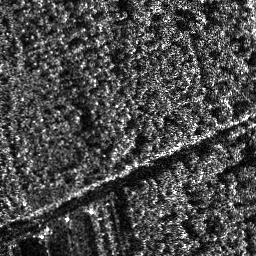
#> input picture data/sar1.png, 256 x 256 px, found by its file name
$ python sift.py
#> lines starting #> are read from the running program, lines starting #| are printed output that depends on the picture
import cv2
from sklearn.decomposition import PCA
from sklearn.preprocessing import StandardScaler
from os import getcwd
import matplotlib.pyplot as plt
from PIL import Image

import warnings

warnings.filterwarnings("ignore")  # 忽略警告
import numpy as np
import matplotlib.pyplot as plt
from PIL import Image


def convolve(kernel, img, padding, strides):
    '''
    :param kernel:  输入的核函数
    :param img:    输入的图片
    :param padding:  需要填充的位置
    :param strides:   高斯核移动的步长
    :return:   返回卷积的结果
    '''
    result = None
    kernel_size = kernel.shape
    img_size = img.shape
    if len(img_size) == 3:  # 三通道图片就对每通道分别卷积  dstack和并
        channel = []
        for i in range(img_size[-1]):
            pad_img = np.pad(img[:, :, i], ((padding[0], padding[1]), (padding[2], padding[3])), 'constant')
            temp = []
            for j in range(0, img_size[0], strides[1]):
                temp.append([])
                for k in range(0, img_size[1], strides[0]):
                    val = (kernel * pad_img[j * strides[1]:j * strides[1] + kernel_size[0],
                                    k * strides[0]:k * strides[0] + kernel_size[1]]).sum()
                    temp[-1].append(val)
            channel.append(np.array(temp))

        channel = tuple(channel)
        result = np.dstack(channel)
    elif len(img_size) == 2:
        channel = []
        pad_img = np.pad(img, ((padding[0], padding[1]), (padding[2], padding[3])),
                         'constant')  # pad是填充函数 边界处卷积需要对边界外根据高斯核大小填0
        for j in range(0, img_size[0], strides[1]):  # 第j列 strides 是步长 本例步长为1 相当于遍历
            channel.append([])
            for k in range(0, img_size[1], strides[0]):  # 第i行
                val = (kernel * pad_img[j * strides[1]:j * strides[1] + kernel_size[0],
                                k * strides[0]:k * strides[0] + kernel_size[1]]).sum()  # 卷积的定义 相当于用高斯核做加权和
                channel[-1].append(val)

        result = np.array(channel)

    return result

# 函数1.1.1 undersampling
# 降采样,隔点取点
def undersampling(img, step=2):
    '''
    临近降采样
    :param img: 输入图片
    :param step: 降采样步长 默认为2（缩小两倍）
    :return: 返回降采样结果
    '''
    return img[::step, ::step]

# 函数1.1.2 GuassianKernel
# 产生高斯核
def GuassianKernel(sigma, dim):
    '''
    :param sigma: 标准差
    :param dim: 高斯核的纬度(必须是个奇数)
    :return: 返回高斯核
    '''
    temp = [t - (dim // 2) for t in range(dim)]  # 生成二维高斯的x与y
    assistant = []
    for i in range(dim):
        assistant.append(temp)
    assistant = np.array(assistant)
    temp = 2 * sigma * sigma
    result = (1.0 / (temp * np.pi)) * np.exp(-(assistant ** 2 + (assistant.T) ** 2) / temp)  # 二维高斯公式
    return result

# 函数1.1，getDoG
# 得到高斯金字塔和高斯差分金字塔
def getDoG(img, n, sigma0, S=None, O=None):
    '''
    :param img: 输入的图像
    :param sigma0: 输入的sigma
    :param n: 有几层用于提取特征
    :param S: 金字塔每层有几张gauss滤波后的图像
    :param O: 金字塔有几层
    :return: 返回差分高斯金字塔和高斯金字塔
    '''
    if S == None:
        S = n + 3  # 至少有4张 （第一张和最后一张高斯金字塔无法提取特征，差分以后的第一张和最后一张也无法提取特征）
    if O == None:
        O = int(np.log2(min(img.shape[0], img.shape[1]))) - 3  # 计算最大可以计算多少层 O=log2（min(img长，img宽））-3

    k = 2 ** (1.0 / n)
    sigma = [[(k ** s) * sigma0 * (1 << o) for s in range(S)] for o in range(O)]  # 每一层 sigma按照 k^1/s * sigama0  排列 下一层的sigma都要比上一层sigma大两倍
    sample = [undersampling(img, 1 << o) for o in range(O)]  # 降采样取图片作为该层的输入

    Guass_Pyramid = []
    for i in range(O):
        Guass_Pyramid.append([])  # 申明二维空数组
        for j in range(S):
            dim = int(6*sigma[i][j] + 1) # 上网查找相关信息 高斯核大小随sigma变化的效果更好
            #dim = int(9)
            if dim % 2 == 0:  # 防止输入的高斯核不是奇数
                dim += 1
            Guass_Pyramid[-1].append(convolve(GuassianKernel(sigma[i][j], dim), sample[i], [dim // 2, dim // 2, dim // 2, dim // 2], [1, 1]))  # 在第i层添加第j张 经过高斯卷积的 该图片四周扩展 5//2=2 用于高斯卷积
    DoG_Pyramid = [[Guass_Pyramid[o][s + 1] - Guass_Pyramid[o][s] for s in range(S - 1)] for o in range(O)]  #每一层中 上一张减去下一张得到高斯核

    return DoG_Pyramid, Guass_Pyramid, O  # 返回高斯金字塔和高斯差分金字塔

# 函数2.1.1 adjustLocalExtrema
# 功能：通过泰勒展开精调位置精调位置
def adjustLocalExtrema(DoG, o, s, x, y, contrastThreshold, edgeThreshold, sigma, n, SIFT_FIXPT_SCALE):
    SIFT_MAX_INTERP_STEPS = 5
    SIFT_IMG_BORDER = 5

    point = []

    img_scale = 1.0 / (255 * SIFT_FIXPT_SCALE)
    deriv_scale = img_scale * 0.5
    second_deriv_scale = img_scale
    cross_deriv_scale = img_scale * 0.25

    img = DoG[o][s]
    i = 0
    while i < SIFT_MAX_INTERP_STEPS:
        if s < 1 or s > n or y < SIFT_IMG_BORDER or y >= img.shape[1] - SIFT_IMG_BORDER or x < SIFT_IMG_BORDER or x >= \
                img.shape[0] - SIFT_IMG_BORDER:
            return None, None, None, None

        img = DoG[o][s]
        prev = DoG[o][s - 1]
        next = DoG[o][s + 1]

        dD = [(img[x, y + 1] - img[x, y - 1]) * deriv_scale,
              (img[x + 1, y] - img[x - 1, y]) * deriv_scale,
              (next[x, y] - prev[x, y]) * deriv_scale]

        v2 = img[x, y] * 2
        dxx = (img[x, y + 1] + img[x, y - 1] - v2) * second_deriv_scale
        dyy = (img[x + 1, y] + img[x - 1, y] - v2) * second_deriv_scale
        dss = (next[x, y] + prev[x, y] - v2) * second_deriv_scale
        dxy = (img[x + 1, y + 1] - img[x + 1, y - 1] - img[x - 1, y + 1] + img[x - 1, y - 1]) * cross_deriv_scale
        dxs = (next[x, y + 1] - next[x, y - 1] - prev[x, y + 1] + prev[x, y - 1]) * cross_deriv_scale
        dys = (next[x + 1, y] - next[x - 1, y] - prev[x + 1, y] + prev[x - 1, y]) * cross_deriv_scale

        H = [[dxx, dxy, dxs],
             [dxy, dyy, dys],
             [dxs, dys, dss]]

        X = np.matmul(np.linalg.pinv(np.array(H)), np.array(dD))

        xi = -X[2]
        xr = -X[1]
        xc = -X[0]

        if np.abs(xi) < 0.5 and np.abs(xr) < 0.5 and np.abs(xc) < 0.5:
            break

        y += int(np.round(xc))
        x += int(np.round(xr))
        s += int(np.round(xi))

        i += 1

    if i >= SIFT_MAX_INTERP_STEPS:
        return None, x, y, s
    if s < 1 or s > n or y < SIFT_IMG_BORDER or y >= img.shape[1] - SIFT_IMG_BORDER or x < SIFT_IMG_BORDER or x >= \
            img.shape[0] - SIFT_IMG_BORDER:
        return None, None, None, None

    t = (np.array(dD)).dot(np.array([xc, xr, xi]))

    contr = img[x, y] * img_scale + t * 0.5
    # 确定极值点位置第四步：舍去低对比度的点
    if np.abs(contr) * n < contrastThreshold:
        return None, x, y, s

    # 确定极值点位置第五步：边缘效应的去除。 利用Hessian矩阵的迹和行列式计算主曲率的比值
    tr = dxx + dyy
    det = dxx * dyy - dxy * dxy
    if det <= 0 or tr * tr * edgeThreshold >= (edgeThreshold + 1) * (edgeThreshold + 1) * det:
        return None, x, y, s

    point.append((x + xr) * (1 << o))
    point.append((y + xc) * (1 << o))
    point.append(o + (s << 8) + (int(np.round((xi + 0.5)) * 255) << 16))
    point.append(sigma * np.power(2.0, (s + xi) / n) * (1 << o) * 2)

    return point, x, y, s


# [65 lines left out: function GetMainDirection, not called in this run]

# 函数2.1 LocateKeyPoint
# 功能：关键点定位，共分为5步
def LocateKeyPoint(DoG, sigma, GuassianPyramid, n, BinNum=36, contrastThreshold=0.04, edgeThreshold=10.0):
    SIFT_ORI_SIG_FCTR = 1.52
    SIFT_ORI_RADIUS = 3 * SIFT_ORI_SIG_FCTR
    SIFT_ORI_PEAK_RATIO = 0.8

    SIFT_INT_DESCR_FCTR = 512.0
    # SIFT_FIXPT_SCALE = 48
    SIFT_FIXPT_SCALE = 1

    KeyPoints = []
    O = len(DoG)
    S = len(DoG[0])
    for o in range(O):
        for s in range(1, S - 1):
            # 第一步：设定阈值
            threshold = 0.5 * contrastThreshold / (n * 255 * SIFT_FIXPT_SCALE)# 用于阈值化，去噪
            img_prev = DoG[o][s - 1]
            img = DoG[o][s]
            img_next = DoG[o][s + 1]
            for i in range(img.shape[0]):
                for j in range(img.shape[1]):
                    val = img[i, j]
                    eight_neiborhood_prev = img_prev[max(0, i - 1):min(i + 2, img_prev.shape[0]), max(0, j - 1):min(j + 2, img_prev.shape[1])]
                    eight_neiborhood = img[max(0, i - 1):min(i + 2, img.shape[0]), max(0, j - 1):min(j + 2, img.shape[1])]
                    eight_neiborhood_next = img_next[max(0, i - 1):min(i + 2, img_next.shape[0]), max(0, j - 1):min(j + 2, img_next.shape[1])]
                    # 第二步：阈值化，在高斯差分金字塔中找极值
                    if np.abs(val) > threshold and \
                            ((val > 0 and (val >= eight_neiborhood_prev).all() and (val >= eight_neiborhood).all() and (
                                    val >= eight_neiborhood_next).all())
                             or (val < 0 and (val <= eight_neiborhood_prev).all() and (
                                            val <= eight_neiborhood).all() and (val <= eight_neiborhood_next).all())): # 如果某点大于阈值，并且 比周围8个点、上下2*9个点共26个点都大或都小，则认为是关键点
                        # 第三步：精调位置，通过函数2.1.1 adjustLocalExtrema：实现
                        point, x, y, layer = adjustLocalExtrema(DoG, o, s, i, j, contrastThreshold, edgeThreshold,
                                                                sigma, n, SIFT_FIXPT_SCALE)
                        if point == None:
                            continue
                        scl_octv = point[-1] * 0.5 / (1 << o)
                        # GetMainDirection：（确定极值点的位置以后就）求主方向
                        omax, hist = GetMainDirection(GuassianPyramid[o][layer], x, y,
                                                      int(np.round(SIFT_ORI_RADIUS * scl_octv)),
                                                      SIFT_ORI_SIG_FCTR * scl_octv, BinNum)
                        mag_thr = omax * SIFT_ORI_PEAK_RATIO
                        for k in range(BinNum):
                            if k > 0:
                                l = k - 1
                            else:
                                l = BinNum - 1
                            if k < BinNum - 1:
                                r2 = k + 1
                            else:
                                r2 = 0
                            if hist[k] > hist[l] and hist[k] > hist[r2] and hist[k] >= mag_thr:
                                bin = k + 0.5 * (hist[l] - hist[r2]) / (hist[l] - 2 * hist[k] + hist[r2])
                                if bin < 0:
                                    bin = BinNum + bin
                                else:
                                    if bin >= BinNum:
                                        bin = bin - BinNum
                                temp = point[:]
                                temp.append((360.0 / BinNum) * bin)
                                KeyPoints.append(temp)

    return KeyPoints


# calcSIFTDescriptor：更小的计算描述符函数
# [132 lines left out: function calcSIFTDescriptor, not called in this run]


# calcDescriptors：计算描述符
def calcDescriptors(gpyr, keypoints, SIFT_DESCR_WIDTH=4, SIFT_DESCR_HIST_BINS=8):
    # SIFT_DESCR_WIDTH = 4，描述直方图的宽度
    # SIFT_DESCR_HIST_BINS = 8
    d = SIFT_DESCR_WIDTH
    n = SIFT_DESCR_HIST_BINS
    descriptors = []

    # keypoints(x,y,低8位组数次8位层数，尺度，主方向）
    for i in range(len(keypoints)):
        kpt = keypoints[i]
        o = kpt[2] & 255  # 组序号
        s = (kpt[2] >> 8) & 255  # 该特征点所在的层序号
        scale = 1.0 / (1 << o)  # 缩放倍数
        size = kpt[3] * scale  # 该特征点所在组的图像尺寸
        ptf = [kpt[1] * scale, kpt[0] * scale]  # 该特征点在金字塔组中的坐标
        img = gpyr[o][s]  # 该点所在的金字塔图像

        descriptors.append(calcSIFTDescriptor(img, ptf, kpt[-1], size * 0.5, d, n))  # calcSIFTDescriptor：更小的计算描述符函数
    return descriptors


def SIFT(img, showDoGimgs=False):
    # 1. 建立高斯差分金字塔，
    SIFT_SIGMA = 1.6
    SIFT_INIT_SIGMA = 0.5  # 假设的摄像头的尺度
    sigma0 = np.sqrt(SIFT_SIGMA ** 2 - SIFT_INIT_SIGMA ** 2) #初始sigma0
    n = 2######

    DoG, GuassianPyramid,octaves = getDoG(img, n, sigma0)  # 函数1.1，getDoG：得到高斯金字塔和高斯差分金字塔

    if showDoGimgs:
        plt.figure(1)
        for i in range(octaves):
            for j in range(n + 3):
                array = np.array(GuassianPyramid[i][j], dtype=np.float32)
                plt.subplot(octaves, n + 3, j + (i) * octaves + 1)
                plt.imshow(array.astype(np.uint8), cmap='gray')
                plt.axis('off')
        plt.show()

        plt.figure(2)
        for i in range(octaves):
            for j in range(n + 2):
                array = np.array(DoG[i][j], dtype=np.float32)
                plt.subplot(octaves, n + 3, j + (i) * octaves + 1)
                plt.imshow(array.astype(np.uint8), cmap='gray')
                plt.axis('off')
        plt.show()

    #2. 确定关键点位置,为关键点赋予方向
    KeyPoints = LocateKeyPoint(DoG, SIFT_SIGMA, GuassianPyramid, n)  # 函数2.1，LocateKeyPoint：关键点定位

    #3. 计算关键点的描述符
    discriptors = calcDescriptors(GuassianPyramid, KeyPoints)  # 函数3.1，calcDescriptors：计算描述符

    return KeyPoints, discriptors


# [41 lines left out: functions Lines, drawLines, not called in this run]


if __name__ == '__main__':
    origimg = plt.imread(r'./sar1.png')  # 读第一张图片
#> origimg is the input picture: shape (256, 256) float32; min 0, max 1, mean 0.286
    if len(origimg.shape) == 3:#如果是彩色图，就按照三通道取均值的方式转成灰度图
        img = origimg.mean(axis=-1)
    else:
        img = origimg
    keyPoints, discriptors = SIFT(img)  # 用SIFT算法计算关键点（x坐标，y坐标，sigma，主方向，梯度幅值）和描述符（128维的向量）
#> call 4 of undersampling, with step = 8
#> in undersampling (call 4), `return img[::step, ::step]`:
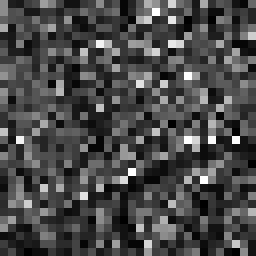
#> returned value: shape (32, 32) float32 (shown 8 times larger); min 0, max 1, mean 0.283
#> in getDoG, `sample = [undersampling(img, 1 << o) for o in range(O)]`: sample = 5 items
#> the loop in getDoG, `for i in range(O):` made 5 passes
#> pass 1, in convolve (call 2), `pad_img = np.pad(img, ((padding[0], padding[1]), (padding[2], padding[..`:
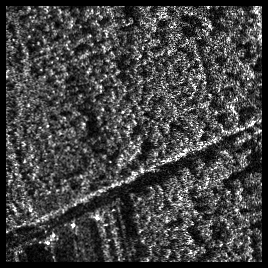
#> pad_img: shape (268, 268) float32; min 0, max 1, mean 0.261
#> pass 1, in convolve (call 3), `pad_img = np.pad(img, ((padding[0], padding[1]), (padding[2], padding[..`:
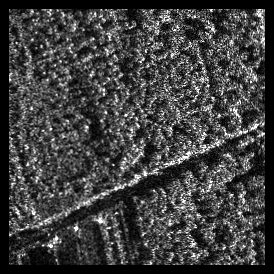
#> pad_img: shape (274, 274) float32; min 0, max 1, mean 0.25
#> pass 1, in GuassianKernel (call 4), `result = (1.0 / (temp * np.pi)) * np.exp(-(assistant ** 2 + (assistant..`:
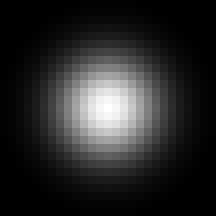
#> result: shape (27, 27) float64 (shown 8 times larger); min 9.19e-07, max 0.00861, mean 0.00137; drawn with min black and max white
#> in SIFT, `DoG, GuassianPyramid,octaves = getDoG(img, n, sigma0)`: octaves = 5
#> in LocateKeyPoint, `S = len(DoG[0])`: S = 4
#> the loop in LocateKeyPoint, `for o in range(O):` made 5 passes
#> pass 1, in adjustLocalExtrema, `img = DoG[o][s]`:
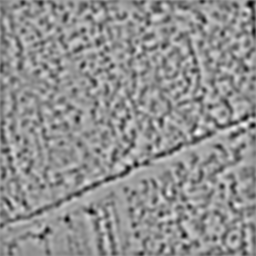
#> img: shape (256, 256) float64; min -0.136, max 0.102, mean -0.00117; drawn with min black and max white

    origimg2 = plt.imread(r'./opt1.png')  # 读第二张图片
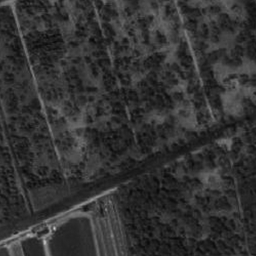
#> input picture data/opt1.png, 256 x 256 px, found by its file name
#> origimg2 is the input picture: shape (256, 256) float32; min 0.0314, max 0.78, mean 0.201
    if len(origimg.shape) == 3:
        img2 = origimg2.mean(axis=-1)
    else:
        img2 = origimg2
    ScaleRatio = img.shape[0] * 1.0 / img2.shape[0]
    img2 = np.array(Image.fromarray(img2).resize((int(round(ScaleRatio * img2.shape[1])), img.shape[0]), Image.BICUBIC))
    keyPoints2, discriptors2 = SIFT(img2)  # 用SIFT算关键点和描述符
#> the loop in LocateKeyPoint (call 2), `for o in range(O):` made 5 passes
#> pass 2, in adjustLocalExtrema (call 606), `img = DoG[o][s]`:
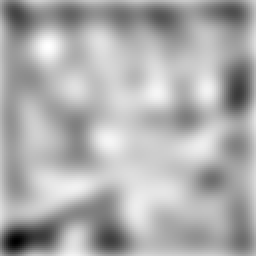
#> img: shape (128, 128) float64 (shown 2 times larger); min -0.0563, max 0.0175, mean -0.00603; drawn with min black and max white

    indexs = []
    deltas = []
    for i in range(len(keyPoints2)):
        ds = discriptors2[i]
        mindetal = 10000000
        index = -1
        detal = 0
        for j in range(len(keyPoints)):
            ds0 = discriptors[j]
            d = np.array(ds)-np.array(ds0)
            detal = d.dot(d)
            if( detal <= mindetal):
                mindetal = detal
                index = j
        indexs.append(index)
        deltas.append(mindetal)
#> this loop made 0 passes


#> (the run stopped early here; a loop or call above may not have finished)
